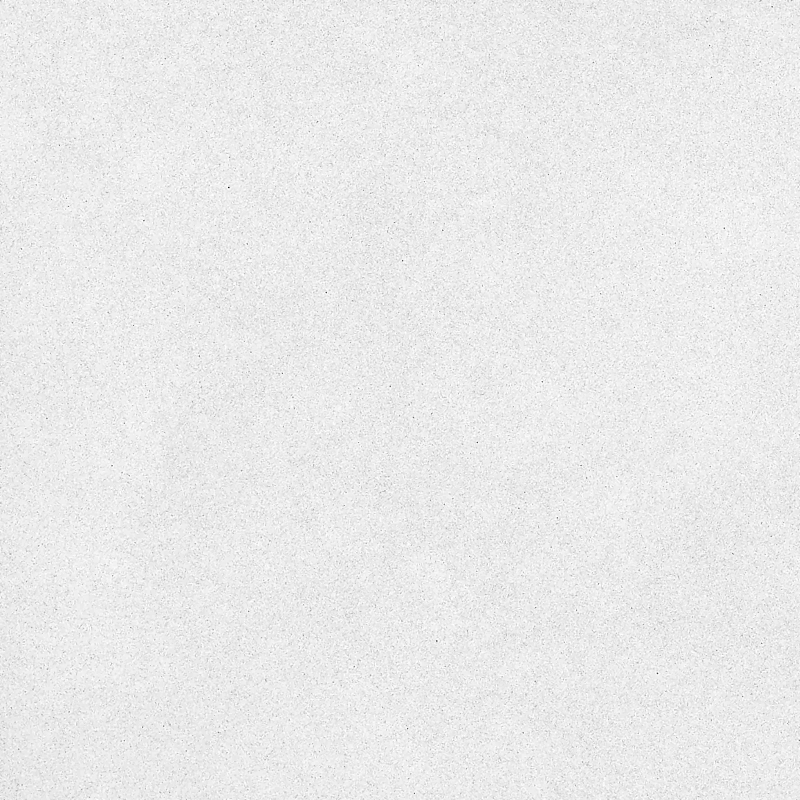
#> input picture Topcat-Worktops-main/Website Demo/assets/slabs/bianco-starlight.webp, 1600 x 1600 px (shown at 1/2 size); its folder holds 4 pictures in this run
$ python derive.py ../../assets/slabs/arabescato-corchia-extra-s.webp
#> lines starting #> are read from the running program, lines starting #| are printed output that depends on the picture
# -*- coding: utf-8 -*-
"""Read the finished tiles and work out what each stone actually looks like.

    python3 derive.py            # write derived.json
    python3 derive.py --check    # print the table and stop

The catalogue needs tone / hue / veining for every stone, because that is what the filter
chips and the search run on. For the client's original 52 those were set by hand. For a
catalogue three times the size, setting them by hand would be guesswork dressed up as data —
and it would be guesswork about a picture that is sitting right there.

So they are MEASURED off the tile:

    tone    mean luminance, light or dark
    hue     which of the trade's colour families the average pixel falls into, with a
            saturation floor so a near-neutral stone is called grey/white/cream rather than
            being pushed into a colour it does not really have
    vein    how much of the slab is edge rather than field: statement / soft / calm

`preset` is picked to match, so the drawn fallback still resembles the real stone if the tile
is ever missing. It is chosen from the measured tone and hue, not from the name.
"""
import json, os, glob, sys
from PIL import Image

HERE = os.path.dirname(os.path.abspath(__file__))
TILES = os.path.abspath(os.path.join(HERE, "..", "..", "assets", "slabs"))

# hue family -> representative (r,g,b) direction, judged on the average pixel
FAMILIES = [
    ("white", (238, 237, 233)), ("cream", (226, 210, 178)), ("grey", (170, 172, 172)),
    ("black", (46, 46, 48)), ("brown", (120, 90, 62)), ("blue", (96, 118, 146)),
    ("green", (96, 124, 100)),
]
# preset for the drawn fallback, keyed (tone, hue)
PRESET = {
    ("light", "white"): "calacatta", ("light", "cream"): "crema", ("light", "grey"): "mist",
    ("light", "blue"): "mist", ("light", "green"): "mist", ("light", "brown"): "crema",
    ("light", "black"): "mist",
    ("dark", "black"): "nerogold", ("dark", "brown"): "emperador", ("dark", "blue"): "fumo",
    ("dark", "green"): "fumo", ("dark", "grey"): "fumo", ("dark", "cream"): "emperador",
    ("dark", "white"): "mist",
}


def measure(path):
    im = Image.open(path).convert("RGB")
    im = im.resize((128, 128), Image.BILINEAR)
    px = list(im.getdata())
#> px = 16384 items
    n = len(px)
#> n = 16384
    r = sum(p[0] for p in px) / n
#> r = 234
    g = sum(p[1] for p in px) / n
#> g = 234
    b = sum(p[2] for p in px) / n
#> b = 234
    L = [(3 * p[0] + 6 * p[1] + p[2]) / 10 for p in px]
#> L = 16384 items
    mL = sum(L) / n
#> mL = 234
    sat = sum(max(p) - min(p) for p in px) / n
#> sat = 0.00653

    # edge share: how much of the slab is vein rather than field
    e = 0.0
    for y in range(127):
        for x in range(127):
            i = y * 128 + x
            e += abs(L[i] - L[i + 1]) + abs(L[i] - L[i + 128])
    e /= (127 * 127 * 2)

    # ⚠️ RELATIVE chroma, not absolute. Antiq Brown Extra is unmistakably brown and measures a
    # saturation of 1.6, because it is also very dark and at low luminance the gap between the
    # channels is small in absolute terms however warm the stone is. Dividing by brightness asks
    # the right question: how coloured is this FOR ITS DARKNESS.
    mx, mn = max(r, g, b), min(r, g, b)
#> mx = 234; mn = 234
    chroma = (mx - mn) / max(mx, 1.0)
#> chroma = 2.79e-05

    if chroma < 0.055:
        # genuinely colourless: name it by brightness and do not invent a tint
        hue = "white" if mL > 178 else ("grey" if mL > 72 else "black")
#> hue = 'white'
    elif b >= r and b >= g:
        hue = "blue"
    elif g > r and g > b:
        hue = "green"
    elif mL < 140:
        hue = "brown"
    else:
        hue = "cream" if chroma > 0.085 else ("white" if mL > 190 else "grey")

    # The trade name is evidence, and often better evidence than the average pixel: a brushed
    # Absolute Black photographs at luminance 133 under warehouse lights and measures grey, but
    # nobody shopping for it thinks of it as a grey worktop. Where the supplier has named a
    # colour, that wins.
    low = name_of(path)
    for word, h in NAME_HUE:
        if word in low:
            hue = h
            break

    tone = "dark" if (mL < 118 or hue in ("black", "brown")) else "light"
#> tone = 'light'
    vein = "statement" if e >= 3.4 else ("soft" if e >= 1.5 else "calm")
    return dict(tone=tone, hue=hue, vein=vein, lum=round(mL, 1), sat=round(sat, 1),
                chroma=round(chroma, 3), edge=round(e, 2),
                preset=PRESET.get((tone, hue), "mist"))


def name_of(path):
    return " " + os.path.basename(path).lower().replace("-", " ") + " "


# Longest/most specific first — "bianco" must beat nothing, but "blue roma" must not be caught
# by a bare "roma". Checked as substrings of the padded, hyphen-stripped filename.
NAME_HUE = [
    (" nero ", "black"), (" negro ", "black"), (" black ", "black"), (" noir ", "black"),
    (" marron ", "brown"), (" brown ", "brown"), (" marrone ", "brown"), (" tan ", "brown"),
    (" verde ", "green"), (" green ", "green"),
    (" azul ", "blue"), (" blue ", "blue"), (" blu ", "blue"), (" aqua ", "blue"),
    (" bianco ", "white"), (" white ", "white"), (" blanca ", "white"), (" blanco ", "white"),
    (" statuario ", "white"), (" carrara ", "white"), (" calacatta ", "white"),
    (" arabescato ", "white"), (" snow ", "white"),
    (" crema ", "cream"), (" cream ", "cream"), (" beige ", "cream"), (" sahara ", "cream"),
    (" giallo ", "cream"), (" oro ", "cream"), (" gold ", "cream"), (" almond ", "cream"),
    (" grigio ", "grey"), (" grey ", "grey"), (" gray ", "grey"), (" platino ", "grey"),
    (" concrete ", "grey"), (" cement ", "grey"), (" silver ", "grey"),
]


def main():
    cat = {}
    try:
        for c in json.load(open(os.path.join(HERE, "catalogue.json"))):
            cat[c["slug"]] = c
    except Exception:
        pass

    out = {}
    for p in sorted(glob.glob(os.path.join(TILES, "*.webp"))):
        if p.endswith("-s.webp"):
            continue
        slug = os.path.basename(p)[:-5]
        m = measure(p)
#> m = {'tone': 'light', 'hue': 'white', 'vein': 'calm', 'lum': 234, 'sat': 0, 'chroma': 0, 'edge': 1.27, 'preset': 'calacatta'}
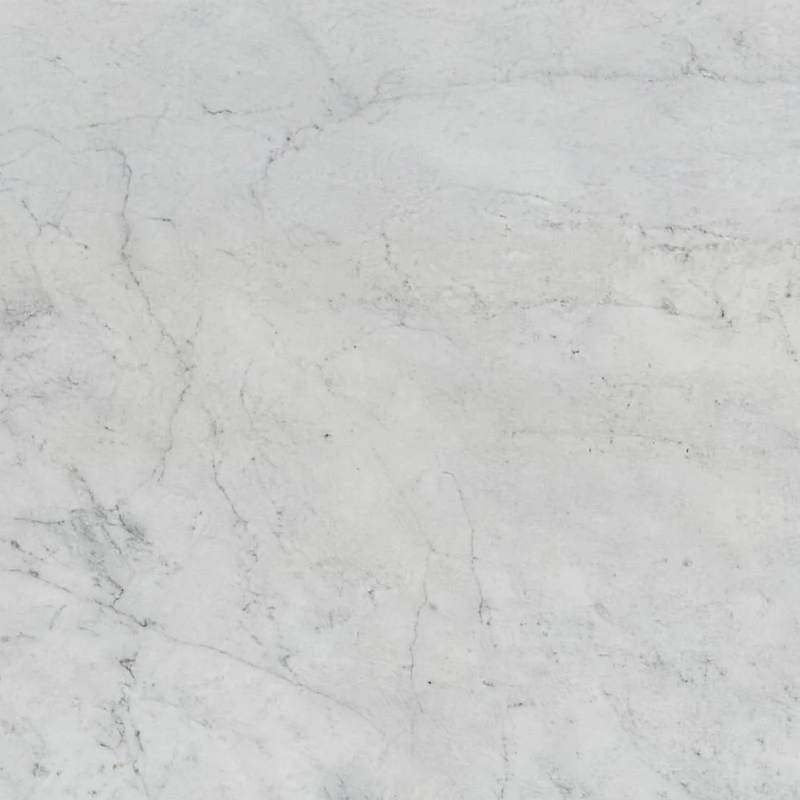
#> input picture Topcat-Worktops-main/Website Demo/assets/slabs/carrara-honed.webp, 1600 x 1600 px (shown at 1/2 size)
#> in measure (call 2), `im = im.resize((128, 128), Image.BILINEAR)`:
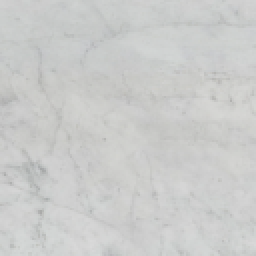
#> im: PIL image 128x128 RGB (shown 2 times larger); mean R, G, B 202.6, 203.6, 202.4
#> in measure (call 2), `px = list(im.getdata())`: px = 16384 items
#> in measure (call 2), `n = len(px)`: n = 16384
#> in measure (call 2), `r = sum(p[0] for p in px) / n`: r = 202.6
#> in measure (call 2), `g = sum(p[1] for p in px) / n`: g = 203.6
#> in measure (call 2), `b = sum(p[2] for p in px) / n`: b = 202.4
#> in measure (call 2), `L = [(3 * p[0] + 6 * p[1] + p[2]) / 10 for p in px]`: L = 16384 items
#> in measure (call 2), `mL = sum(L) / n`: mL = 203.2
#> in measure (call 2), `sat = sum(max(p) - min(p) for p in px) / n`: sat = 1.72
#> in measure (call 2), `mx, mn = max(r, g, b), min(r, g, b)`: mx = 203.6; mn = 202.4
#> in measure (call 2), `chroma = (mx - mn) / max(mx, 1.0)`: chroma = 0.00573
#> in measure (call 2), `hue = "white" if mL > 178 else ("grey" if mL > 72 else "black")`: hue = 'white'
#> in measure (call 2), `tone = "dark" if (mL < 118 or hue in ("black", "brown")) else "light"`: tone = 'light'
#> m = {'tone': 'light', 'hue': 'white', 'vein': 'soft', 'lum': 203.2, 'sat': 1.7, 'chroma': 0.006, 'edge': 1.89, 'preset': 'calacatta'}
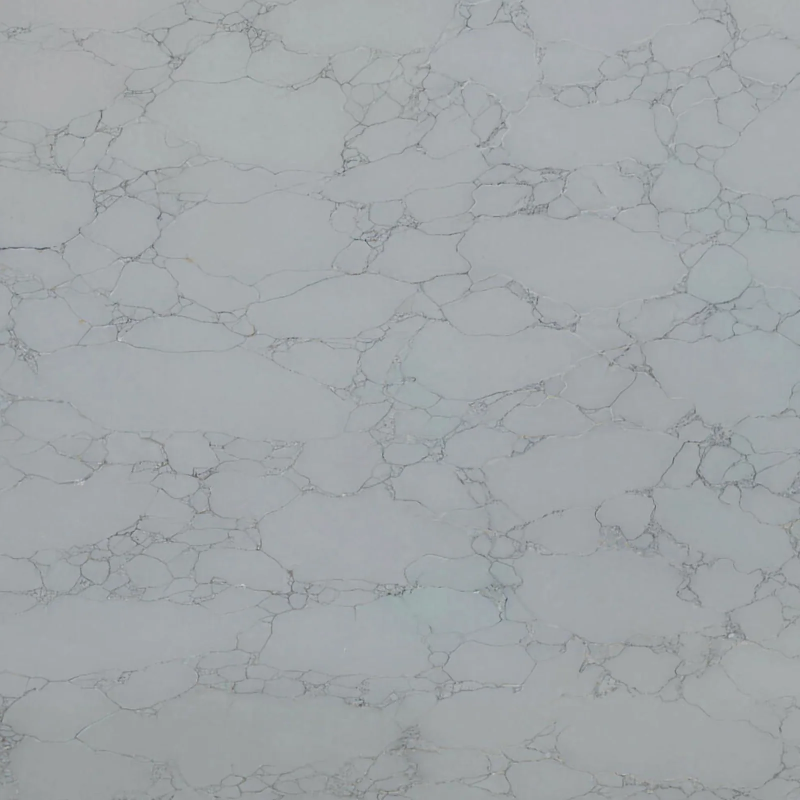
#> input picture Topcat-Worktops-main/Website Demo/assets/slabs/corchia-light.webp, 1600 x 1600 px (shown at 1/2 size)
#> in measure (call 3), `im = im.resize((128, 128), Image.BILINEAR)`:
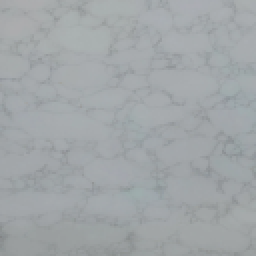
#> im: PIL image 128x128 RGB (shown 2 times larger); mean R, G, B 161.2, 166.1, 168.5
#> in measure (call 3), `px = list(im.getdata())`: px = 16384 items
#> in measure (call 3), `n = len(px)`: n = 16384
#> in measure (call 3), `r = sum(p[0] for p in px) / n`: r = 161.2
#> in measure (call 3), `g = sum(p[1] for p in px) / n`: g = 166.1
#> in measure (call 3), `b = sum(p[2] for p in px) / n`: b = 168.5
#> in measure (call 3), `L = [(3 * p[0] + 6 * p[1] + p[2]) / 10 for p in px]`: L = 16384 items
#> in measure (call 3), `mL = sum(L) / n`: mL = 164.8
#> in measure (call 3), `sat = sum(max(p) - min(p) for p in px) / n`: sat = 7.33
#> in measure (call 3), `mx, mn = max(r, g, b), min(r, g, b)`: mx = 168.5; mn = 161.2
#> in measure (call 3), `chroma = (mx - mn) / max(mx, 1.0)`: chroma = 0.0435
#> in measure (call 3), `hue = "white" if mL > 178 else ("grey" if mL > 72 else "black")`: hue = 'grey'
#> in measure (call 3), `tone = "dark" if (mL < 118 or hue in ("black", "brown")) else "light"`: tone = 'light'
#> m = {'tone': 'light', 'hue': 'grey', 'vein': 'soft', 'lum': 164.8, 'sat': 7.3, 'chroma': 0.043, 'edge': 1.66, 'preset': 'mist'}
        src = cat.get(slug) or cat.get(slug.rsplit("__", 1)[0]) or {}
        m["title"] = src.get("title") or slug.replace("-", " ").title()
        m["section"] = src.get("section", "")
        m["source"] = src.get("source", "")
        m["spec"] = src.get("spec") or {}
        out[slug] = m

    if "--check" in sys.argv:
        print(f"{'tile':38}{'tone':7}{'hue':8}{'vein':11}{'lum':>6}{'sat':>6}{'edge':>7}")
        for k, v in sorted(out.items()):
            print(f"{k[:36]:38}{v['tone']:7}{v['hue']:8}{v['vein']:11}"
                  f"{v['lum']:6}{v['sat']:6}{v['edge']:7}")
        print(f"\n{len(out)} tiles measured")
        return
    json.dump(out, open(os.path.join(HERE, "derived.json"), "w"), indent=1, ensure_ascii=False)
    print(f"measured {len(out)} tiles -> derived.json")
#| measured 3 tiles -> derived.json


if __name__ == "__main__":
    main()
